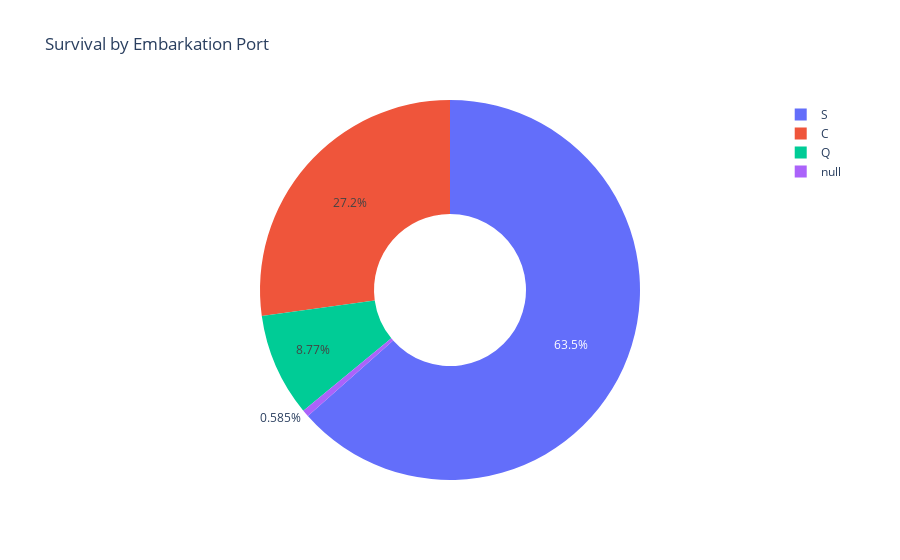

The notebook cell this image was saved under:
### Markdown cell above
# 7.3 Survival by Embarkation Port

### Code cell
fig3 = px.pie(df, names="embarked", values="survived", hole=0.4,
              title="Survival by Embarkation Port")
fig3.show()

### Figure 1 — Plotly figure (JSON) as saved in the notebook; plotly's stock layout.template omitted (floating-point values rounded to 4 significant figures; data arrays with more than 128 entries replaced by an {"elided": "..."} marker saying what was removed)
{"data": [{"domain": {"x": [0, 1], "y": [0, 1]}, "hole": 0.4, "hovertemplate": "embarked=%{label}<br>survived=%{value}<extra></extra>", "labels": {"elided": "891 str values"}, "legendgroup": "", "name": "", "showlegend": true, "type": "pie", "values": {"elided": "891 int values"}}], "layout": {"autosize": true, "legend": {"tracegroupgap": 0}, "title": {"text": "Survival by Embarkation Port"}}}
